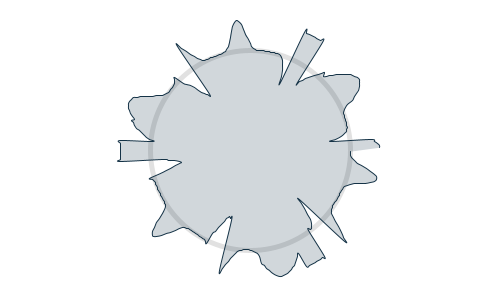
Frame 1 (no input)
Frame 60 (the mouse pressed at the canvas centre just before this capture): identical to frame 1, image omitted
Frame 120 (the mouse held since frame 60 and released just before this capture): identical to frame 1, image omitted

The Processing sketch that drew this single still picture (run headless with seeded random() and noise(); from frame 60 on, the mouse is pressed at the canvas centre):

// Processing sketch: p4_5
// ── p4_5.pde
/*
* 独自のノイズ関数で描かれた円
*/

void setup() {
    size(500, 300);
    background(255);
    strokeWeight(5);
    smooth();

    float radius = 100;
    float centerX = 250;
    float centerY = 150;

    /** 基準となる円*/
    stroke(0, 30);
    noFill();
    ellipse(centerX, centerY, radius * 2, radius * 2);

    /** 三角関数の円 */
    stroke(20, 50, 70);
    strokeWeight(1);
    float x, y;
    float noiseVal = random(10);

    float radVariance, thisRadius, rad;

    beginShape();
    fill(20, 50, 70, 50);

    for (float angle = 0; angle <= 360; angle +=1){
        noiseVal += 0.1;
        radVariance = 30 * customNoise(noiseVal);
        thisRadius = radius + radVariance; // 半径
        rad = radians(angle);
        x = centerX + (cos(rad) * thisRadius);
        y = centerY + (sin(rad) * thisRadius);

        curveVertex(x, y);
    }

    endShape();


}

void draw() {
    
}

float customNoise(float val) {
    int count = int(val % 12);
    return pow(sin(val), count);
}
